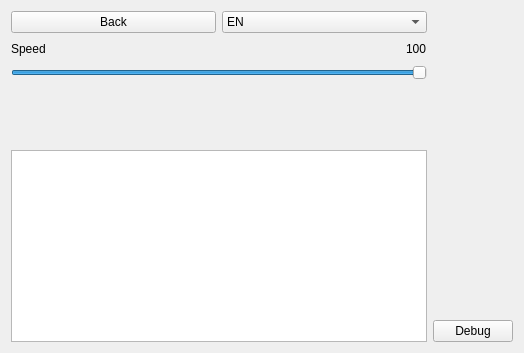
<?xml version="1.0" encoding="UTF-8"?>
<ui version="4.0">
 <class>SettingsScreen</class>
 <widget class="QWidget" name="SettingsScreen">
  <property name="geometry">
   <rect>
    <x>0</x>
    <y>0</y>
    <width>524</width>
    <height>353</height>
   </rect>
  </property>
  <layout class="QVBoxLayout">
   <item>
    <layout class="QHBoxLayout" name="horizontalLayout_2">
     <item>
      <layout class="QVBoxLayout" name="verticalLayout_2">
       <item>
        <layout class="QHBoxLayout" name="horizontalLayout">
         <item>
          <widget class="QPushButton" name="backButton">
           <property name="text">
            <string>Back</string>
           </property>
          </widget>
         </item>
         <item>
          <widget class="QComboBox" name="languageBox">
           <item>
            <property name="text">
             <string>EN</string>
            </property>
           </item>
           <item>
            <property name="text">
             <string>NL</string>
            </property>
           </item>
          </widget>
         </item>
        </layout>
       </item>
       <item>
        <layout class="QVBoxLayout" name="verticalLayout_3">
         <item>
          <layout class="QHBoxLayout" name="horizontalLayout_3">
           <item>
            <widget class="QLabel" name="speedLabel">
             <property name="text">
              <string>Speed</string>
             </property>
            </widget>
           </item>
           <item>
            <spacer name="horizontalSpacer">
             <property name="orientation">
              <enum>Qt::Orientation::Horizontal</enum>
             </property>
             <property name="sizeHint" stdset="0">
              <size>
               <width>40</width>
               <height>20</height>
              </size>
             </property>
            </spacer>
           </item>
           <item>
            <widget class="QLabel" name="speedValueLabel">
             <property name="text">
              <string>100</string>
             </property>
            </widget>
           </item>
          </layout>
         </item>
         <item>
          <widget class="QSlider" name="speedSlider">
           <property name="minimum">
            <number>1</number>
           </property>
           <property name="maximum">
            <number>100</number>
           </property>
           <property name="value">
            <number>100</number>
           </property>
           <property name="orientation">
            <enum>Qt::Orientation::Horizontal</enum>
           </property>
          </widget>
         </item>
        </layout>
       </item>
       <item>
        <spacer name="verticalSpacer_2">
         <property name="orientation">
          <enum>Qt::Orientation::Vertical</enum>
         </property>
         <property name="sizeHint" stdset="0">
          <size>
           <width>20</width>
           <height>40</height>
          </size>
         </property>
        </spacer>
       </item>
       <item>
        <widget class="QTextEdit" name="deviceInfo">
         <property name="sizePolicy">
          <sizepolicy hsizetype="Expanding" vsizetype="Minimum">
           <horstretch>0</horstretch>
           <verstretch>0</verstretch>
          </sizepolicy>
         </property>
        </widget>
       </item>
      </layout>
     </item>
     <item>
      <layout class="QVBoxLayout" name="verticalLayout">
       <item>
        <spacer name="verticalSpacer">
         <property name="orientation">
          <enum>Qt::Orientation::Vertical</enum>
         </property>
         <property name="sizeHint" stdset="0">
          <size>
           <width>20</width>
           <height>40</height>
          </size>
         </property>
        </spacer>
       </item>
       <item>
        <widget class="QPushButton" name="debugButton">
         <property name="text">
          <string>Debug</string>
         </property>
        </widget>
       </item>
      </layout>
     </item>
    </layout>
   </item>
  </layout>
 </widget>
 <resources/>
 <connections/>
</ui>
